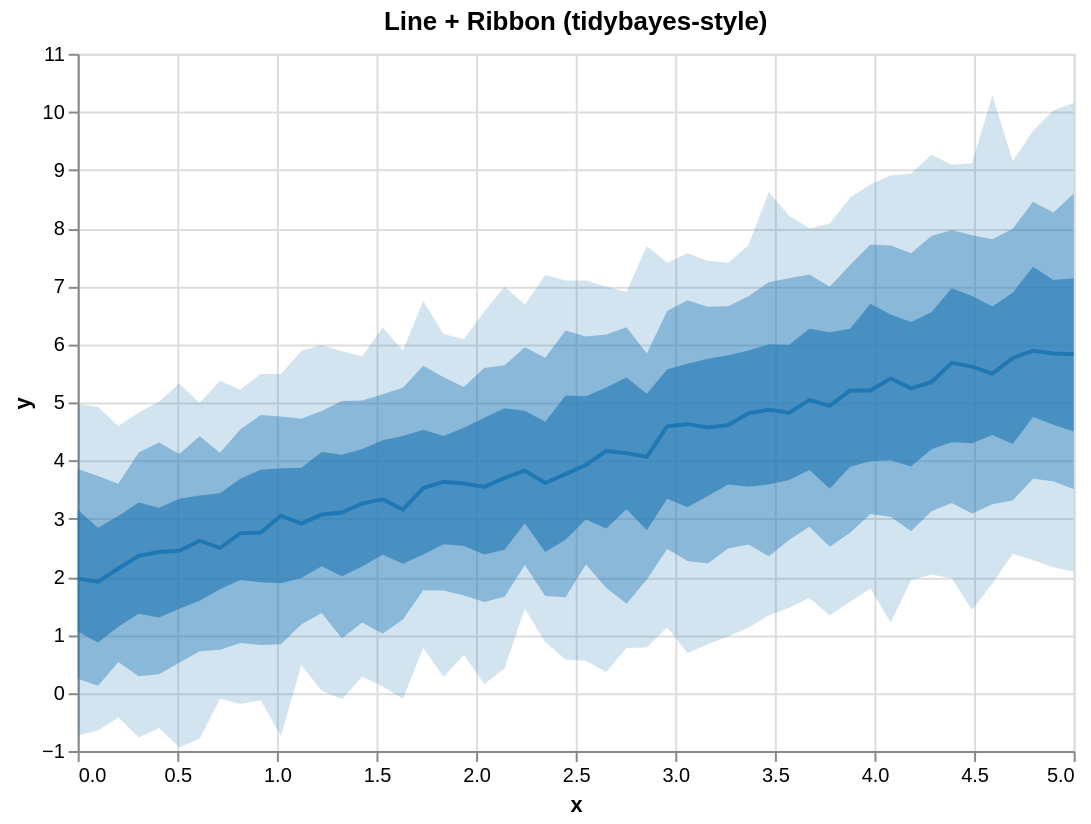

Source (Vega-Lite JSON):
### Vega-Lite specification from a JSON file in a GitHub repository (floating-point values rounded to 4 significant figures)
{"$schema": "https://vega.github.io/schema/vega-lite/v5.json", "height": 350, "layer": [{"encoding": {"x": {"field": "x", "type": "quantitative"}, "y2": {"field": "hi_0_95_"}, "y": {"field": "lo_0_95_", "title": "y", "type": "quantitative"}}, "mark": {"line": false, "fill": "#1f77b4", "type": "area", "opacity": 0.2}}, {"encoding": {"x": {"field": "x", "type": "quantitative"}, "y2": {"field": "hi_0_8_"}, "y": {"field": "lo_0_8_", "title": "y", "type": "quantitative"}}, "mark": {"line": false, "fill": "#1f77b4", "type": "area", "opacity": 0.4}}, {"encoding": {"x": {"field": "x", "type": "quantitative"}, "y2": {"field": "hi_0_5_"}, "y": {"field": "lo_0_5_", "title": "y", "type": "quantitative"}}, "mark": {"line": false, "fill": "#1f77b4", "type": "area", "opacity": 0.6}}, {"encoding": {"x": {"field": "x", "type": "quantitative"}, "y": {"field": "__median__", "type": "quantitative"}}, "mark": {"color": "#1f77b4", "strokeWidth": 2, "type": "line"}}], "data": {"values": [{"lo_0_8_": 0.2453, "lo_0_95_": -0.7323, "hi_0_8_": 3.855, "x": 0.0, "__median__": 1.966, "hi_0_5_": 3.153, "hi_0_95_": 4.973, "lo_0_5_": 1.057}, {"lo_0_8_": 0.1248, "lo_0_95_": -0.6483, "hi_0_8_": 3.734, "x": 0.102, "__median__": 1.915, "hi_0_5_": 2.841, "hi_0_95_": 4.919, "lo_0_5_": 0.8665}, {"lo_0_8_": 0.5308, "lo_0_95_": -0.4204, "hi_0_8_": 3.598, "x": 0.2041, "__median__": 2.14, "hi_0_5_": 3.046, "hi_0_95_": 4.594, "lo_0_5_": 1.14}, {"lo_0_8_": 0.2869, "lo_0_95_": -0.7658, "hi_0_8_": 4.138, "x": 0.3061, "__median__": 2.359, "hi_0_5_": 3.277, "hi_0_95_": 4.824, "lo_0_5_": 1.362}, {"lo_0_8_": 0.3193, "lo_0_95_": -0.6032, "hi_0_8_": 4.31, "x": 0.4082, "__median__": 2.424, "hi_0_5_": 3.186, "hi_0_95_": 5.009, "lo_0_5_": 1.296}, {"lo_0_8_": 0.52, "lo_0_95_": -0.9345, "hi_0_8_": 4.11, "x": 0.5102, "__median__": 2.445, "hi_0_5_": 3.343, "hi_0_95_": 5.326, "lo_0_5_": 1.45}, {"lo_0_8_": 0.7162, "lo_0_95_": -0.7914, "hi_0_8_": 4.416, "x": 0.6122, "__median__": 2.619, "hi_0_5_": 3.396, "hi_0_95_": 4.988, "lo_0_5_": 1.584}, {"lo_0_8_": 0.7446, "lo_0_95_": -0.1022, "hi_0_8_": 4.131, "x": 0.7143, "__median__": 2.492, "hi_0_5_": 3.437, "hi_0_95_": 5.371, "lo_0_5_": 1.783}, {"lo_0_8_": 0.8572, "lo_0_95_": -0.1916, "hi_0_8_": 4.535, "x": 0.8163, "__median__": 2.75, "hi_0_5_": 3.688, "hi_0_95_": 5.217, "lo_0_5_": 1.944}, {"lo_0_8_": 0.825, "lo_0_95_": -0.1285, "hi_0_8_": 4.782, "x": 0.9184, "__median__": 2.761, "hi_0_5_": 3.84, "hi_0_95_": 5.49, "lo_0_5_": 1.902}, {"lo_0_8_": 0.8364, "lo_0_95_": -0.7401, "hi_0_8_": 4.757, "x": 1.02, "__median__": 3.049, "hi_0_5_": 3.868, "hi_0_95_": 5.489, "lo_0_5_": 1.889}, {"lo_0_8_": 1.178, "lo_0_95_": 0.4819, "hi_0_8_": 4.719, "x": 1.122, "__median__": 2.913, "hi_0_5_": 3.874, "hi_0_95_": 5.885, "lo_0_5_": 1.979}, {"lo_0_8_": 1.375, "lo_0_95_": 0.04172, "hi_0_8_": 4.852, "x": 1.224, "__median__": 3.069, "hi_0_5_": 4.147, "hi_0_95_": 5.988, "lo_0_5_": 2.179}, {"lo_0_8_": 0.9385, "lo_0_95_": -0.1101, "hi_0_8_": 5.022, "x": 1.327, "__median__": 3.105, "hi_0_5_": 4.1, "hi_0_95_": 5.882, "lo_0_5_": 2.01}, {"lo_0_8_": 1.211, "lo_0_95_": 0.2785, "hi_0_8_": 5.034, "x": 1.429, "__median__": 3.261, "hi_0_5_": 4.198, "hi_0_95_": 5.791, "lo_0_5_": 2.177}, {"lo_0_8_": 1.018, "lo_0_95_": 0.1158, "hi_0_8_": 5.141, "x": 1.531, "__median__": 3.332, "hi_0_5_": 4.347, "hi_0_95_": 6.288, "lo_0_5_": 2.379}, {"lo_0_8_": 1.264, "lo_0_95_": -0.1002, "hi_0_8_": 5.252, "x": 1.633, "__median__": 3.157, "hi_0_5_": 4.421, "hi_0_95_": 5.892, "lo_0_5_": 2.222}, {"lo_0_8_": 1.765, "lo_0_95_": 0.7721, "hi_0_8_": 5.632, "x": 1.735, "__median__": 3.525, "hi_0_5_": 4.53, "hi_0_95_": 6.746, "lo_0_5_": 2.383}, {"lo_0_8_": 1.764, "lo_0_95_": 0.2789, "hi_0_8_": 5.434, "x": 1.837, "__median__": 3.632, "hi_0_5_": 4.422, "hi_0_95_": 6.175, "lo_0_5_": 2.557}, {"lo_0_8_": 1.677, "lo_0_95_": 0.6521, "hi_0_8_": 5.266, "x": 1.939, "__median__": 3.603, "hi_0_5_": 4.565, "hi_0_95_": 6.088, "lo_0_5_": 2.53}, {"lo_0_8_": 1.565, "lo_0_95_": 0.1548, "hi_0_8_": 5.59, "x": 2.041, "__median__": 3.545, "hi_0_5_": 4.733, "hi_0_95_": 6.564, "lo_0_5_": 2.381}, {"lo_0_8_": 1.655, "lo_0_95_": 0.4178, "hi_0_8_": 5.64, "x": 2.143, "__median__": 3.701, "hi_0_5_": 4.897, "hi_0_95_": 6.991, "lo_0_5_": 2.464}, {"lo_0_8_": 2.2, "lo_0_95_": 1.449, "hi_0_8_": 5.949, "x": 2.245, "__median__": 3.826, "hi_0_5_": 4.855, "hi_0_95_": 6.685, "lo_0_5_": 2.92}, {"lo_0_8_": 1.665, "lo_0_95_": 0.8773, "hi_0_8_": 5.766, "x": 2.347, "__median__": 3.613, "hi_0_5_": 4.667, "hi_0_95_": 7.194, "lo_0_5_": 2.423}, {"lo_0_8_": 1.645, "lo_0_95_": 0.5762, "hi_0_8_": 6.237, "x": 2.449, "__median__": 3.766, "hi_0_5_": 5.117, "hi_0_95_": 7.099, "lo_0_5_": 2.636}, {"lo_0_8_": 2.209, "lo_0_95_": 0.5511, "hi_0_8_": 6.136, "x": 2.551, "__median__": 3.923, "hi_0_5_": 5.104, "hi_0_95_": 7.099, "lo_0_5_": 2.983}, {"lo_0_8_": 1.811, "lo_0_95_": 0.3613, "hi_0_8_": 6.167, "x": 2.653, "__median__": 4.165, "hi_0_5_": 5.254, "hi_0_95_": 6.996, "lo_0_5_": 2.831}, {"lo_0_8_": 1.532, "lo_0_95_": 0.7709, "hi_0_8_": 6.295, "x": 2.755, "__median__": 4.127, "hi_0_5_": 5.429, "hi_0_95_": 6.906, "lo_0_5_": 3.162}, {"lo_0_8_": 1.951, "lo_0_95_": 0.7796, "hi_0_8_": 5.843, "x": 2.857, "__median__": 4.064, "hi_0_5_": 5.148, "hi_0_95_": 7.691, "lo_0_5_": 2.799}, {"lo_0_8_": 2.476, "lo_0_95_": 1.131, "hi_0_8_": 6.574, "x": 2.959, "__median__": 4.589, "hi_0_5_": 5.572, "hi_0_95_": 7.405, "lo_0_5_": 3.342}, {"lo_0_8_": 2.27, "lo_0_95_": 0.6876, "hi_0_8_": 6.757, "x": 3.061, "__median__": 4.625, "hi_0_5_": 5.664, "hi_0_95_": 7.567, "lo_0_5_": 3.197}, {"lo_0_8_": 2.227, "lo_0_95_": 0.8361, "hi_0_8_": 6.646, "x": 3.163, "__median__": 4.569, "hi_0_5_": 5.751, "hi_0_95_": 7.439, "lo_0_5_": 3.389}, {"lo_0_8_": 2.485, "lo_0_95_": 0.97, "hi_0_8_": 6.656, "x": 3.265, "__median__": 4.608, "hi_0_5_": 5.812, "hi_0_95_": 7.404, "lo_0_5_": 3.585}, {"lo_0_8_": 2.553, "lo_0_95_": 1.124, "hi_0_8_": 6.828, "x": 3.367, "__median__": 4.813, "hi_0_5_": 5.895, "hi_0_95_": 7.704, "lo_0_5_": 3.547}, {"lo_0_8_": 2.352, "lo_0_95_": 1.33, "hi_0_8_": 7.067, "x": 3.469, "__median__": 4.874, "hi_0_5_": 6.002, "hi_0_95_": 8.619, "lo_0_5_": 3.587}, {"lo_0_8_": 2.631, "lo_0_95_": 1.465, "hi_0_8_": 7.139, "x": 3.571, "__median__": 4.823, "hi_0_5_": 5.991, "hi_0_95_": 8.211, "lo_0_5_": 3.666}, {"lo_0_8_": 2.861, "lo_0_95_": 1.633, "hi_0_8_": 7.201, "x": 3.673, "__median__": 5.039, "hi_0_5_": 6.267, "hi_0_95_": 7.999, "lo_0_5_": 3.836}, {"lo_0_8_": 2.514, "lo_0_95_": 1.331, "hi_0_8_": 6.992, "x": 3.776, "__median__": 4.943, "hi_0_5_": 6.207, "hi_0_95_": 8.077, "lo_0_5_": 3.513}, {"lo_0_8_": 2.756, "lo_0_95_": 1.566, "hi_0_8_": 7.367, "x": 3.878, "__median__": 5.207, "hi_0_5_": 6.267, "hi_0_95_": 8.527, "lo_0_5_": 3.892}, {"lo_0_8_": 3.077, "lo_0_95_": 1.795, "hi_0_8_": 7.719, "x": 3.98, "__median__": 5.206, "hi_0_5_": 6.698, "hi_0_95_": 8.75, "lo_0_5_": 3.986}, {"lo_0_8_": 3.032, "lo_0_95_": 1.21, "hi_0_8_": 7.702, "x": 4.082, "__median__": 5.411, "hi_0_5_": 6.512, "hi_0_95_": 8.906, "lo_0_5_": 4.005}, {"lo_0_8_": 2.782, "lo_0_95_": 1.944, "hi_0_8_": 7.568, "x": 4.184, "__median__": 5.241, "hi_0_5_": 6.382, "hi_0_95_": 8.936, "lo_0_5_": 3.897}, {"lo_0_8_": 3.126, "lo_0_95_": 2.039, "hi_0_8_": 7.865, "x": 4.286, "__median__": 5.346, "hi_0_5_": 6.55, "hi_0_95_": 9.262, "lo_0_5_": 4.193}, {"lo_0_8_": 3.269, "lo_0_95_": 1.971, "hi_0_8_": 7.965, "x": 4.388, "__median__": 5.682, "hi_0_5_": 6.963, "hi_0_95_": 9.091, "lo_0_5_": 4.316}, {"lo_0_8_": 3.088, "lo_0_95_": 1.428, "hi_0_8_": 7.875, "x": 4.49, "__median__": 5.616, "hi_0_5_": 6.83, "hi_0_95_": 9.117, "lo_0_5_": 4.297}, {"lo_0_8_": 3.248, "lo_0_95_": 1.882, "hi_0_8_": 7.808, "x": 4.592, "__median__": 5.494, "hi_0_5_": 6.65, "hi_0_95_": 10.29, "lo_0_5_": 4.437}, {"lo_0_8_": 3.312, "lo_0_95_": 2.396, "hi_0_8_": 7.99, "x": 4.694, "__median__": 5.765, "hi_0_5_": 6.889, "hi_0_95_": 9.151, "lo_0_5_": 4.282}, {"lo_0_8_": 3.684, "lo_0_95_": 2.288, "hi_0_8_": 8.455, "x": 4.796, "__median__": 5.886, "hi_0_5_": 7.333, "hi_0_95_": 9.675, "lo_0_5_": 4.748}, {"lo_0_8_": 3.644, "lo_0_95_": 2.165, "hi_0_8_": 8.268, "x": 4.898, "__median__": 5.84, "hi_0_5_": 7.105, "hi_0_95_": 10.03, "lo_0_5_": 4.614}, {"lo_0_8_": 3.504, "lo_0_95_": 2.089, "hi_0_8_": 8.591, "x": 5.0, "__median__": 5.828, "hi_0_5_": 7.136, "hi_0_95_": 10.15, "lo_0_5_": 4.499}]}, "title": "Line + Ribbon (tidybayes-style)", "width": 500}
